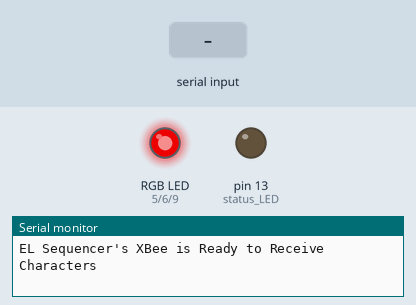
Recording of a sketch running on a simulated Arduino Uno, built with avr-gcc and run on an emulated ATmega328P. On the bench: an RGB LED mixed from three pins (HIGH = lit), output pins drawn as LEDs (lit = HIGH), the last lines printed to the serial monitor. Inputs (shaded band) come from the test bench. Dim RGB values are drawn brighter than linear.

Above: at 2.2 s.
2.3 s: "B" received over Serial
At 2.65 s:
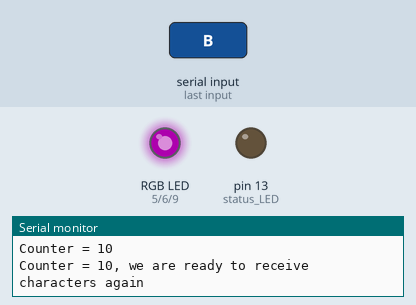
At 3.25 s:
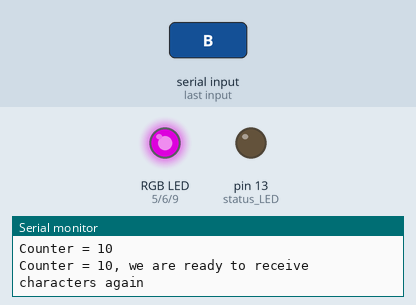
5.3 s: byte 2 (2) received over Serial
At 5.66 s:
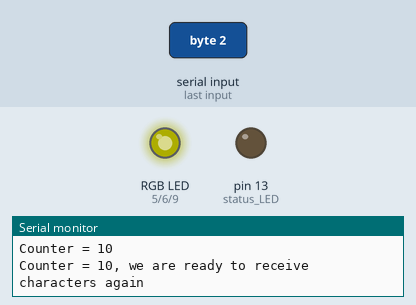
8.3 s: byte 3 (3) received over Serial
At 8.66 s:
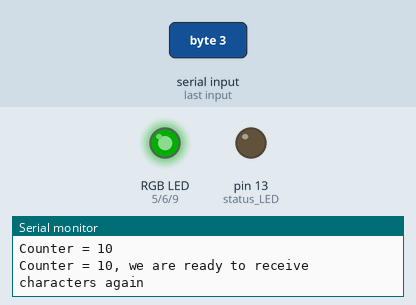
11.3 s: byte 5 (5) received over Serial
14.3 s: "C" received over Serial
17.3 s: byte 1 (1) received over Serial
Timing chart, 0 to 21.3 s (numbered marks = the images above; inputs shaded):
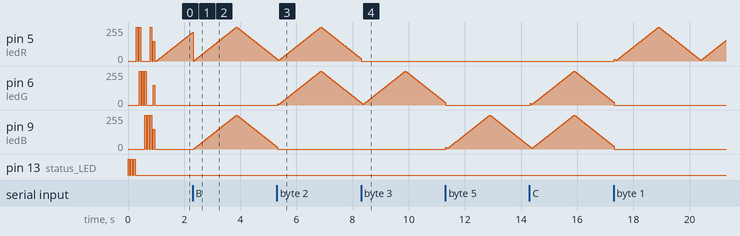

Measured:
- after the input at 2.3 s, pin 9 (ledB): rises from 0/255 to 255/255 in 1.5 s, then falls to 15/255 in 1.4 s

The sketch:

BreakinConventionDenver2018.ino
```cpp
/*
  Breakin' Convention Denvoer 2018
  by Ho Yun "Bobby" chan
  10/26/2018

  Wireless Controlled LED

*/


/*hardware UART of the Atmega328 for communication:
   pin 0 = Rx
   pin 1 = Tx
*/

char val; //Declare character 'val' when Slave XBee receives a character
char temp_delete; //used to delete buffer and prevent false triggers when Master XBee sends character more than once

//LED to check if the LED is initialized.
const int status_LED = 13;

int counter = 0; //adding counter to prevent false triggers for a small period of time
boolean XBee_sent = false; //flag to see if we have received any characters after a certain period of time

/*---------- LEDs ----------*/

int ledR = 5;//hardware PWM
int ledG = 6;//hardware PWM
int ledB = 9; //hardware PWM

int prev_FadeVal = 0;
int current_FadeVal = 0;
boolean increasing = true;
boolean start_fade = false;

void setup() {
  Serial.begin(9600);
  Serial.println("EL Sequencer's XBee is Ready to Receive Characters");

  val = 'A'; //save as default character
  pinMode(status_LED, OUTPUT); //Set pin mode as output for status LED

  //Status LED to see if the EL Sequencer is initializing
  for (int i = 0; i < 3; ++i) {
    digitalWrite(status_LED, HIGH);//set Status LED on
    delay(50);
    digitalWrite(status_LED, LOW); //set Status LED off
    delay(50);
  }

  // initialize the digital pins as an output for LED Strip
  pinMode(ledR, OUTPUT);
  pinMode(ledG, OUTPUT);
  pinMode(ledB, OUTPUT);
  sequenceTest();//visually initialization
  allOFF(); //initialize LEDs with it turned off

}

void loop() {
  if (XBee_sent == false) {
    //we have not received a character yet after a certain period of time, we can see if the Master XBee has sent any characters
    if (Serial.available()) {
      //check if slave XBee is receiving data from master XBee
      val = Serial.read();//save whatever is in the buffer to the variable
      counter = 0;        //set counter to 0 to prevent false button presses
      XBee_sent = true;   //we have received a character

      if (start_fade == false){//start fade at same time by receiving any character
      start_fade = true;
      prev_FadeVal = 0;
      current_FadeVal = 0;
    }
    //if debugging, we can see what character is recevied
    Serial.print("Character Received = ");
      Serial.println(val);

      /*//Check to see if character sent is any of the recognized characters and jump to the sequence
        if (val == 'A') {
        redON();//RED
        }
        else if (val == 'B') {
        magentaON();//CYAN
        }
        else if (val == 'C') {
        clearblueON();//BLUE
        }

      */

    }//end buffer check
  }//end check to see if we have not received a character after a certain period of time

  if (counter >= 10) {//this section of code will reset the flag "XBee_Sent" so we can begin listening for characters again
    if (XBee_sent == true) {
      Serial.println("Counter = 10, we are ready to receive characters again");
    }
    XBee_sent = false;
  }

  if (XBee_sent == true) {//this section of code is used as a delay to prevent false button presses
    counter = ++counter;//keep adding until we reach 10, then we can reset flag and begin receiving again

    //if connected to a computer, check to see the duration of the delay
    Serial.print("Counter = ");
    Serial.println(counter);

    temp_delete = Serial.read();//try to clear false triggers in buffer provided by Master XBee until counter resets
  }

  patternFade();//update fade
}

/*
  Check out the Venn Diagram on Basic Color Mixing:

  https://learn.sparkfun.com/tutorials/lilypad-protosnap-plus-activity-guide/2-basic-color-mixing

  ROYGBIV...
  a 9V battery is not able to fully power all three LEDs simultaneously...
  MODE
  1.) red              = red[HIGH]
  .) tangerine orange =
  2.) yellow           = red[HIGH]+ green[HIGH]
  3.) green            =          + green[HIGH]
  4.) clear blue       =          + green[HIGH] + blue[HIGH]
  5.) blue             =                        + blue[HIGH]
  6.) magenta          = red[HIGH]+             + blue[HIGH]
  .) white            = red[HIGH]+ green[HIGH] + blue[HIGH]
*/

void allOFF() { //MODE 0
  analogWrite(ledR, 0);
  analogWrite(ledG, 0);
  analogWrite(ledB, 0);
}

void redON() { //MODE 1
  analogWrite(ledR, 255);
  analogWrite(ledG, 0);
  analogWrite(ledB, 0);
}

void yellowON() { //MODE 2
  analogWrite(ledR, 255);
  analogWrite(ledG, 255);
  analogWrite(ledB, 0);
}

void greenON() { //MODE 3
  analogWrite(ledR, 0);
  analogWrite(ledG, 255);
  analogWrite(ledB, 0);
}

//CYAN
void clearblueON() { //MODE 4
  analogWrite(ledR, 0);
  analogWrite(ledG, 255);
  analogWrite(ledB, 255);
}

void blueON() { //MODE 5
  analogWrite(ledR, 0);
  analogWrite(ledG, 0);
  analogWrite(ledB, 255);
}

void magentaON() { //MODE 6
  analogWrite(ledR, 255);
  analogWrite(ledG, 0);
  analogWrite(ledB, 255);
}

void whiteON() { //MODE 7 //not possible using 9V battery to power all on
  analogWrite(ledR, 150);
  analogWrite(ledG, 150);
  analogWrite(ledB, 150);
}

void sequenceTest() {
  redON();
  delay(50);
  allOFF();
  delay(50);

  yellowON();
  delay(50);
  allOFF();
  delay(50);

  greenON();
  delay(50);
  allOFF();
  delay(50);

  clearblueON();
  delay(50);
  allOFF();
  delay(50);

  blueON();
  delay(50);
  allOFF();
  delay(50);

  magentaON();
  delay(50);
  allOFF();
  delay(50);

  whiteON();
  delay(50);
  allOFF();
  delay(50);

}


void patternFade() {

  switch (val) {
    case 1://FADE RED
      analogWrite(ledR, prev_FadeVal);
      analogWrite(ledG, 0);
      analogWrite(ledB, 0);
      break;
    case 2://FADE YELLOW
      analogWrite(ledR, prev_FadeVal);
      analogWrite(ledG, prev_FadeVal);
      analogWrite(ledB, 0);
      break;
    case 3://FADE GREEN
      analogWrite(ledR, 0);
      analogWrite(ledG, prev_FadeVal);
      analogWrite(ledB, 0);
      break;
    case 5://FADE BLUE
      analogWrite(ledR, 0);
      analogWrite(ledG, 0);
      analogWrite(ledB, prev_FadeVal);
      break;
    case 'B'://FADE MAGENTA
      analogWrite(ledR, prev_FadeVal);
      analogWrite(ledG, 0);
      analogWrite(ledB, prev_FadeVal);
      break;
    case 'C'://FADE CLEAR BLUE
      analogWrite(ledR, 0);
      analogWrite(ledG, prev_FadeVal);
      analogWrite(ledB, prev_FadeVal);
      break;
    case 'O'://all off
      analogWrite(ledR, 0);
      analogWrite(ledG, 0);
      analogWrite(ledB, 0);
      break;
    default:
      analogWrite(ledR, prev_FadeVal);// DEFAULT RED 'A'
      analogWrite(ledG, 0);
      analogWrite(ledB, 0);
      break;
  }
  delay(30);


  if (increasing == true) {
    current_FadeVal += 5;
  }
  else { //decreasing
    current_FadeVal -= 5;
  }

  if (current_FadeVal > 255) {
    increasing = false;
    prev_FadeVal -= 5;//undo addition
    current_FadeVal = prev_FadeVal;

  }
  else if (current_FadeVal < 5) {
    increasing = true;
    prev_FadeVal += 5;//unto subtraction
    current_FadeVal = prev_FadeVal;
  }

  prev_FadeVal = current_FadeVal;
}
```
